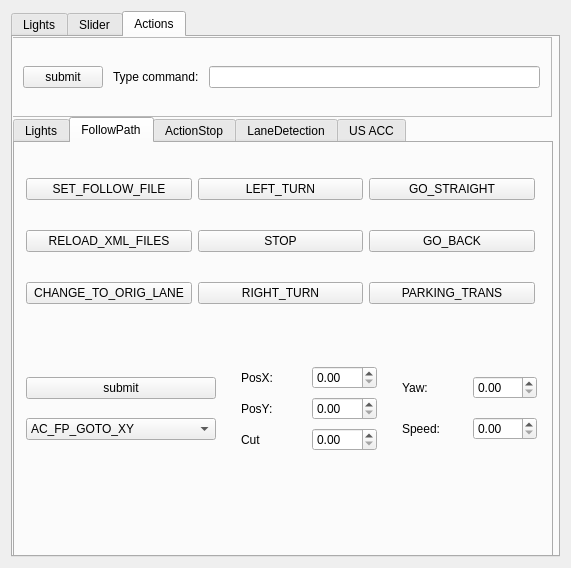
<?xml version="1.0" encoding="UTF-8"?>
<ui version="4.0">
 <class>CarControllerUi</class>
 <widget class="QWidget" name="CarControllerUi">
  <property name="geometry">
   <rect>
    <x>0</x>
    <y>0</y>
    <width>571</width>
    <height>568</height>
   </rect>
  </property>
  <property name="windowTitle">
   <string>Widget</string>
  </property>
  <layout class="QGridLayout" name="gridLayout">
   <item row="2" column="0">
    <widget class="QTabWidget" name="tabWidget">
     <property name="currentIndex">
      <number>2</number>
     </property>
     <widget class="QWidget" name="tab_2">
      <attribute name="title">
       <string>Lights</string>
      </attribute>
      <layout class="QGridLayout" name="gridLayout_2">
       <item row="6" column="1">
        <widget class="QPushButton" name="pushButton_turnright">
         <property name="text">
          <string>Toggle TurnRight</string>
         </property>
         <attribute name="buttonGroup">
          <string notr="true">buttonGroup_lights</string>
         </attribute>
        </widget>
       </item>
       <item row="0" column="0" colspan="2">
        <widget class="QLabel" name="label_lights">
         <property name="font">
          <font>
           <pointsize>18</pointsize>
           <weight>75</weight>
           <italic>true</italic>
           <bold>true</bold>
          </font>
         </property>
         <property name="text">
          <string>Lights</string>
         </property>
         <property name="alignment">
          <set>Qt::AlignCenter</set>
         </property>
        </widget>
       </item>
       <item row="1" column="0">
        <widget class="QPushButton" name="pushButton_head">
         <property name="text">
          <string>Toggle Head</string>
         </property>
         <attribute name="buttonGroup">
          <string notr="true">buttonGroup_lights</string>
         </attribute>
        </widget>
       </item>
       <item row="1" column="1">
        <widget class="QPushButton" name="pushButton_brake">
         <property name="text">
          <string>Toggle Brake</string>
         </property>
         <attribute name="buttonGroup">
          <string notr="true">buttonGroup_lights</string>
         </attribute>
        </widget>
       </item>
       <item row="6" column="0">
        <widget class="QPushButton" name="pushButton_turnleft">
         <property name="text">
          <string>Toggle TurnLeft</string>
         </property>
         <attribute name="buttonGroup">
          <string notr="true">buttonGroup_lights</string>
         </attribute>
        </widget>
       </item>
       <item row="5" column="0">
        <widget class="QPushButton" name="pushButton_reverse">
         <property name="text">
          <string>Toggle Reverse</string>
         </property>
         <attribute name="buttonGroup">
          <string notr="true">buttonGroup_lights</string>
         </attribute>
        </widget>
       </item>
       <item row="5" column="1">
        <widget class="QPushButton" name="pushButton_hazard">
         <property name="text">
          <string>Toggle Hazard</string>
         </property>
         <attribute name="buttonGroup">
          <string notr="true">buttonGroup_lights</string>
         </attribute>
        </widget>
       </item>
      </layout>
     </widget>
     <widget class="QWidget" name="tab">
      <attribute name="title">
       <string>Slider</string>
      </attribute>
      <layout class="QGridLayout" name="gridLayout_3">
       <item row="0" column="0">
        <spacer name="horizontalSpacer">
         <property name="orientation">
          <enum>Qt::Horizontal</enum>
         </property>
         <property name="sizeHint" stdset="0">
          <size>
           <width>40</width>
           <height>20</height>
          </size>
         </property>
        </spacer>
       </item>
       <item row="0" column="1">
        <widget class="QSlider" name="verticalSlider_throttle">
         <property name="minimum">
          <number>-100</number>
         </property>
         <property name="maximum">
          <number>100</number>
         </property>
         <property name="value">
          <number>0</number>
         </property>
         <property name="orientation">
          <enum>Qt::Vertical</enum>
         </property>
        </widget>
       </item>
       <item row="0" column="2">
        <spacer name="horizontalSpacer_2">
         <property name="orientation">
          <enum>Qt::Horizontal</enum>
         </property>
         <property name="sizeHint" stdset="0">
          <size>
           <width>40</width>
           <height>20</height>
          </size>
         </property>
        </spacer>
       </item>
       <item row="1" column="0" colspan="3">
        <widget class="QSlider" name="horizontalSlider_steering">
         <property name="minimum">
          <number>-100</number>
         </property>
         <property name="maximum">
          <number>100</number>
         </property>
         <property name="value">
          <number>0</number>
         </property>
         <property name="tracking">
          <bool>true</bool>
         </property>
         <property name="orientation">
          <enum>Qt::Horizontal</enum>
         </property>
         <property name="invertedAppearance">
          <bool>false</bool>
         </property>
        </widget>
       </item>
       <item row="2" column="0">
        <widget class="QRadioButton" name="radioButton_enable_resetting_slider">
         <property name="text">
          <string>enable resetting slider</string>
         </property>
        </widget>
       </item>
       <item row="3" column="0" colspan="3">
        <widget class="QFrame" name="frame">
         <property name="minimumSize">
          <size>
           <width>0</width>
           <height>150</height>
          </size>
         </property>
         <property name="frameShape">
          <enum>QFrame::StyledPanel</enum>
         </property>
         <property name="frameShadow">
          <enum>QFrame::Raised</enum>
         </property>
         <layout class="QGridLayout" name="gridLayout_5">
          <item row="1" column="1">
           <widget class="QLCDNumber" name="lcdNumber_steering"/>
          </item>
          <item row="0" column="0">
           <widget class="QLabel" name="label_throttle">
            <property name="font">
             <font>
              <pointsize>16</pointsize>
              <weight>75</weight>
              <italic>true</italic>
              <bold>true</bold>
             </font>
            </property>
            <property name="text">
             <string>Throttle</string>
            </property>
            <property name="alignment">
             <set>Qt::AlignCenter</set>
            </property>
           </widget>
          </item>
          <item row="1" column="0">
           <widget class="QLCDNumber" name="lcdNumber_throttle"/>
          </item>
          <item row="0" column="1">
           <widget class="QLabel" name="label_steering">
            <property name="font">
             <font>
              <pointsize>16</pointsize>
              <weight>75</weight>
              <italic>true</italic>
              <bold>true</bold>
             </font>
            </property>
            <property name="text">
             <string>Steering</string>
            </property>
            <property name="alignment">
             <set>Qt::AlignCenter</set>
            </property>
           </widget>
          </item>
         </layout>
        </widget>
       </item>
      </layout>
     </widget>
     <widget class="QWidget" name="tab_3">
      <attribute name="title">
       <string>Actions</string>
      </attribute>
      <widget class="QTabWidget" name="tabWidget_2">
       <property name="geometry">
        <rect>
         <x>0</x>
         <y>80</y>
         <width>540</width>
         <height>441</height>
        </rect>
       </property>
       <property name="maximumSize">
        <size>
         <width>540</width>
         <height>500</height>
        </size>
       </property>
       <property name="currentIndex">
        <number>1</number>
       </property>
       <widget class="QWidget" name="tab_4">
        <attribute name="title">
         <string>Lights</string>
        </attribute>
        <widget class="QWidget" name="horizontalLayoutWidget_3">
         <property name="geometry">
          <rect>
           <x>30</x>
           <y>30</y>
           <width>498</width>
           <height>151</height>
          </rect>
         </property>
         <layout class="QHBoxLayout" name="horizontalLayout_5">
          <item>
           <layout class="QVBoxLayout" name="verticalLayout_7">
            <item>
             <widget class="QPushButton" name="pushButton_lc_action9">
              <property name="text">
               <string>HAZARD_LIGHT_OFF</string>
              </property>
              <attribute name="buttonGroup">
               <string notr="true">buttonGroup_lf_actions</string>
              </attribute>
             </widget>
            </item>
            <item>
             <widget class="QPushButton" name="pushButton_lc_action8">
              <property name="text">
               <string>HAZARD_LIGHT_ON</string>
              </property>
              <attribute name="buttonGroup">
               <string notr="true">buttonGroup_lf_actions</string>
              </attribute>
             </widget>
            </item>
            <item>
             <widget class="QPushButton" name="pushButton_lc_action5">
              <property name="text">
               <string>TURN_LEFT</string>
              </property>
              <attribute name="buttonGroup">
               <string notr="true">buttonGroup_lf_actions</string>
              </attribute>
             </widget>
            </item>
           </layout>
          </item>
          <item>
           <layout class="QVBoxLayout" name="verticalLayout_11">
            <item>
             <widget class="QPushButton" name="pushButton_lc_action4">
              <property name="text">
               <string>RERVERSE_LIGHT_OFF</string>
              </property>
              <attribute name="buttonGroup">
               <string notr="true">buttonGroup_lf_actions</string>
              </attribute>
             </widget>
            </item>
            <item>
             <widget class="QPushButton" name="pushButton_lc_action3">
              <property name="text">
               <string>RERVERSE_LIGHT_ON</string>
              </property>
              <attribute name="buttonGroup">
               <string notr="true">buttonGroup_lf_actions</string>
              </attribute>
             </widget>
            </item>
            <item>
             <widget class="QPushButton" name="pushButton_lc_action7">
              <property name="text">
               <string>TURN_DISABLE</string>
              </property>
              <attribute name="buttonGroup">
               <string notr="true">buttonGroup_lf_actions</string>
              </attribute>
             </widget>
            </item>
           </layout>
          </item>
          <item>
           <layout class="QVBoxLayout" name="verticalLayout_6">
            <item>
             <widget class="QPushButton" name="pushButton_lc_action2">
              <property name="text">
               <string>HEAD_LIGHT_OFF</string>
              </property>
              <attribute name="buttonGroup">
               <string notr="true">buttonGroup_lf_actions</string>
              </attribute>
             </widget>
            </item>
            <item>
             <widget class="QPushButton" name="pushButton_lc_action1">
              <property name="text">
               <string>HEAD_LIGHT_ON</string>
              </property>
              <attribute name="buttonGroup">
               <string notr="true">buttonGroup_lf_actions</string>
              </attribute>
             </widget>
            </item>
            <item>
             <widget class="QPushButton" name="pushButton_lc_action6">
              <property name="text">
               <string>TURN_RIGHT</string>
              </property>
              <attribute name="buttonGroup">
               <string notr="true">buttonGroup_lf_actions</string>
              </attribute>
             </widget>
            </item>
           </layout>
          </item>
         </layout>
        </widget>
       </widget>
       <widget class="QWidget" name="tab_5">
        <attribute name="title">
         <string>FollowPath</string>
        </attribute>
        <widget class="QWidget" name="horizontalLayoutWidget_2">
         <property name="geometry">
          <rect>
           <x>0</x>
           <y>210</y>
           <width>533</width>
           <height>111</height>
          </rect>
         </property>
         <layout class="QHBoxLayout" name="horizontalLayout_3">
          <property name="spacing">
           <number>25</number>
          </property>
          <item>
           <layout class="QVBoxLayout" name="verticalLayout_9">
            <item>
             <layout class="QHBoxLayout" name="horizontalLayout_7">
              <item>
               <widget class="QPushButton" name="pushButton_arb_action1">
                <property name="text">
                 <string>submit</string>
                </property>
                <attribute name="buttonGroup">
                 <string notr="true">buttonGroup_arb_actions</string>
                </attribute>
               </widget>
              </item>
             </layout>
            </item>
            <item>
             <layout class="QHBoxLayout" name="horizontalLayout_8">
              <item>
               <widget class="QComboBox" name="comboBox_gotoCom">
                <item>
                 <property name="text">
                  <string>AC_FP_GOTO_XY</string>
                 </property>
                </item>
                <item>
                 <property name="text">
                  <string>AC_FP_GOTO_XY_NOSTOP</string>
                 </property>
                </item>
               </widget>
              </item>
             </layout>
            </item>
           </layout>
          </item>
          <item>
           <layout class="QVBoxLayout" name="verticalLayout_10">
            <item>
             <layout class="QHBoxLayout" name="horizontalLayout_9">
              <item>
               <widget class="QLabel" name="label_11">
                <property name="text">
                 <string>PosX:  </string>
                </property>
               </widget>
              </item>
              <item>
               <widget class="QDoubleSpinBox" name="doubleSpinBox_posX"/>
              </item>
             </layout>
            </item>
            <item>
             <layout class="QHBoxLayout" name="horizontalLayout_10">
              <item>
               <widget class="QLabel" name="label_12">
                <property name="text">
                 <string>PosY:  </string>
                </property>
               </widget>
              </item>
              <item>
               <widget class="QDoubleSpinBox" name="doubleSpinBox_posY"/>
              </item>
             </layout>
            </item>
            <item>
             <layout class="QHBoxLayout" name="horizontalLayout_12">
              <item>
               <widget class="QLabel" name="label_14">
                <property name="text">
                 <string>Cut</string>
                </property>
               </widget>
              </item>
              <item>
               <widget class="QDoubleSpinBox" name="doubleSpinBox_cutOff"/>
              </item>
             </layout>
            </item>
           </layout>
          </item>
          <item>
           <layout class="QVBoxLayout" name="verticalLayout_8">
            <item>
             <layout class="QHBoxLayout" name="horizontalLayout_4">
              <item>
               <widget class="QLabel" name="label_6">
                <property name="text">
                 <string>Yaw:  </string>
                </property>
               </widget>
              </item>
              <item>
               <widget class="QDoubleSpinBox" name="doubleSpinBox_yaw"/>
              </item>
             </layout>
            </item>
            <item>
             <layout class="QHBoxLayout" name="horizontalLayout_6">
              <item>
               <widget class="QLabel" name="label_8">
                <property name="text">
                 <string>Speed:  </string>
                </property>
               </widget>
              </item>
              <item>
               <widget class="QDoubleSpinBox" name="doubleSpinBox_speed"/>
              </item>
             </layout>
            </item>
           </layout>
          </item>
         </layout>
        </widget>
        <widget class="QWidget" name="horizontalLayoutWidget">
         <property name="geometry">
          <rect>
           <x>0</x>
           <y>0</y>
           <width>531</width>
           <height>198</height>
          </rect>
         </property>
         <layout class="QHBoxLayout" name="horizontalLayout">
          <item>
           <layout class="QVBoxLayout" name="verticalLayout">
            <item>
             <widget class="QPushButton" name="pushButton_fp_action1">
              <property name="text">
               <string>SET_FOLLOW_FILE</string>
              </property>
              <attribute name="buttonGroup">
               <string notr="true">buttonGroup_mtp_actions</string>
              </attribute>
             </widget>
            </item>
            <item>
             <widget class="QPushButton" name="pushButton_fp_action9">
              <property name="text">
               <string>RELOAD_XML_FILES</string>
              </property>
              <attribute name="buttonGroup">
               <string notr="true">buttonGroup_mtp_actions</string>
              </attribute>
             </widget>
            </item>
            <item>
             <widget class="QPushButton" name="pushButton_fp_action4">
              <property name="text">
               <string>CHANGE_TO_ORIG_LANE</string>
              </property>
              <attribute name="buttonGroup">
               <string notr="true">buttonGroup_mtp_actions</string>
              </attribute>
             </widget>
            </item>
           </layout>
          </item>
          <item>
           <layout class="QVBoxLayout" name="verticalLayout_2">
            <item>
             <widget class="QPushButton" name="pushButton_fp_action5">
              <property name="text">
               <string>LEFT_TURN</string>
              </property>
              <attribute name="buttonGroup">
               <string notr="true">buttonGroup_mtp_actions</string>
              </attribute>
             </widget>
            </item>
            <item>
             <widget class="QPushButton" name="pushButton_fp_action6">
              <property name="text">
               <string>STOP</string>
              </property>
              <attribute name="buttonGroup">
               <string notr="true">buttonGroup_mtp_actions</string>
              </attribute>
             </widget>
            </item>
            <item>
             <widget class="QPushButton" name="pushButton_fp_action8">
              <property name="text">
               <string>RIGHT_TURN</string>
              </property>
              <attribute name="buttonGroup">
               <string notr="true">buttonGroup_mtp_actions</string>
              </attribute>
             </widget>
            </item>
           </layout>
          </item>
          <item>
           <layout class="QVBoxLayout" name="verticalLayout_3">
            <item>
             <widget class="QPushButton" name="pushButton_fp_action3">
              <property name="text">
               <string>GO_STRAIGHT</string>
              </property>
              <attribute name="buttonGroup">
               <string notr="true">buttonGroup_mtp_actions</string>
              </attribute>
             </widget>
            </item>
            <item>
             <widget class="QPushButton" name="pushButton_fp_action7">
              <property name="text">
               <string>GO_BACK</string>
              </property>
              <attribute name="buttonGroup">
               <string notr="true">buttonGroup_mtp_actions</string>
              </attribute>
             </widget>
            </item>
            <item>
             <widget class="QPushButton" name="pushButton_fp_action2">
              <property name="text">
               <string>PARKING_TRANS</string>
              </property>
              <attribute name="buttonGroup">
               <string notr="true">buttonGroup_mtp_actions</string>
              </attribute>
             </widget>
            </item>
           </layout>
          </item>
         </layout>
        </widget>
       </widget>
       <widget class="QWidget" name="tab_6">
        <attribute name="title">
         <string>ActionStop</string>
        </attribute>
        <widget class="QWidget" name="verticalLayoutWidget">
         <property name="geometry">
          <rect>
           <x>10</x>
           <y>0</y>
           <width>160</width>
           <height>151</height>
          </rect>
         </property>
         <layout class="QVBoxLayout" name="verticalLayout_4">
          <item>
           <widget class="QPushButton" name="pushButton_sa_1">
            <property name="text">
             <string>AC_SA_STOP_CAR</string>
            </property>
            <attribute name="buttonGroup">
             <string notr="true">buttonGroup_as_actions</string>
            </attribute>
           </widget>
          </item>
          <item>
           <widget class="QPushButton" name="pushButton_sa_2">
            <property name="text">
             <string>AC_SA_TEST</string>
            </property>
            <attribute name="buttonGroup">
             <string notr="true">buttonGroup_as_actions</string>
            </attribute>
           </widget>
          </item>
         </layout>
        </widget>
       </widget>
       <widget class="QWidget" name="tab_10">
        <attribute name="title">
         <string>LaneDetection</string>
        </attribute>
        <widget class="QWidget" name="verticalLayoutWidget_2">
         <property name="geometry">
          <rect>
           <x>30</x>
           <y>10</y>
           <width>191</width>
           <height>371</height>
          </rect>
         </property>
         <layout class="QVBoxLayout" name="verticalLayout_5">
          <item>
           <widget class="QPushButton" name="pushButton_14">
            <property name="text">
             <string>DRIVE</string>
            </property>
            <attribute name="buttonGroup">
             <string notr="true">buttonGroup_ld_actions</string>
            </attribute>
           </widget>
          </item>
          <item>
           <widget class="QPushButton" name="pushButton_15">
            <property name="text">
             <string>DRIVE_SLOW</string>
            </property>
            <attribute name="buttonGroup">
             <string notr="true">buttonGroup_ld_actions</string>
            </attribute>
           </widget>
          </item>
          <item>
           <widget class="QPushButton" name="pushButton_16">
            <property name="text">
             <string>STOP</string>
            </property>
            <attribute name="buttonGroup">
             <string notr="true">buttonGroup_ld_actions</string>
            </attribute>
           </widget>
          </item>
         </layout>
        </widget>
       </widget>
       <widget class="QWidget" name="tab_8">
        <attribute name="title">
         <string>US ACC</string>
        </attribute>
        <widget class="QScrollArea" name="scrollArea">
         <property name="geometry">
          <rect>
           <x>0</x>
           <y>0</y>
           <width>553</width>
           <height>401</height>
          </rect>
         </property>
         <property name="widgetResizable">
          <bool>true</bool>
         </property>
         <widget class="QWidget" name="scrollAreaWidgetContents">
          <property name="geometry">
           <rect>
            <x>0</x>
            <y>0</y>
            <width>551</width>
            <height>399</height>
           </rect>
          </property>
          <widget class="QWidget" name="verticalLayoutWidget_6">
           <property name="geometry">
            <rect>
             <x>0</x>
             <y>6</y>
             <width>282</width>
             <height>391</height>
            </rect>
           </property>
           <layout class="QVBoxLayout" name="verticalLayout_12">
            <item>
             <widget class="QPushButton" name="buttonGroup_usacc_action1">
              <property name="text">
               <string>DRIVING_MODE</string>
              </property>
              <attribute name="buttonGroup">
               <string notr="true">buttonGroup_usacc_actions</string>
              </attribute>
             </widget>
            </item>
            <item>
             <widget class="QPushButton" name="buttonGroup_usacc_action2">
              <property name="text">
               <string>INTERSECTION_CHECK_ALL</string>
              </property>
              <attribute name="buttonGroup">
               <string notr="true">buttonGroup_usacc_actions</string>
              </attribute>
             </widget>
            </item>
            <item>
             <widget class="QPushButton" name="buttonGroup_usacc_action3">
              <property name="text">
               <string>INTERS_CHCK_CRSS_TRAF_R</string>
              </property>
              <attribute name="buttonGroup">
               <string notr="true">buttonGroup_usacc_actions</string>
              </attribute>
             </widget>
            </item>
            <item>
             <widget class="QPushButton" name="buttonGroup_usacc_action4">
              <property name="text">
               <string>PARKING_MODE</string>
              </property>
              <attribute name="buttonGroup">
               <string notr="true">buttonGroup_usacc_actions</string>
              </attribute>
             </widget>
            </item>
            <item>
             <widget class="QPushButton" name="buttonGroup_usacc_action5">
              <property name="text">
               <string>PRKNG_CRSS_PLLT_CHCK_CRSS_TRAF</string>
              </property>
              <attribute name="buttonGroup">
               <string notr="true">buttonGroup_usacc_actions</string>
              </attribute>
             </widget>
            </item>
            <item>
             <widget class="QPushButton" name="buttonGroup_usacc_action6">
              <property name="text">
               <string>INTERS_CHCK_ONC_TRAFFIC</string>
              </property>
              <attribute name="buttonGroup">
               <string notr="true">buttonGroup_usacc_actions</string>
              </attribute>
             </widget>
            </item>
            <item>
             <widget class="QPushButton" name="buttonGroup_usacc_action7">
              <property name="text">
               <string>PRKNG_CRSS_CHCK_ONC_TRAFFIC</string>
              </property>
              <attribute name="buttonGroup">
               <string notr="true">buttonGroup_usacc_actions</string>
              </attribute>
             </widget>
            </item>
           </layout>
          </widget>
          <widget class="QWidget" name="gridLayoutWidget">
           <property name="geometry">
            <rect>
             <x>280</x>
             <y>10</y>
             <width>251</width>
             <height>391</height>
            </rect>
           </property>
           <layout class="QGridLayout" name="gridLayout_4">
            <item row="9" column="0">
             <widget class="QPushButton" name="buttonGroup_usacc_action8">
              <property name="text">
               <string>OVERT_CHCK_OVERT_ORIG_L</string>
              </property>
              <attribute name="buttonGroup">
               <string notr="true">buttonGroup_usacc_actions</string>
              </attribute>
             </widget>
            </item>
            <item row="11" column="0">
             <widget class="QPushButton" name="buttonGroup_usacc_action10">
              <property name="text">
               <string>OVERT_CHECK_OWN_L_STR_LH</string>
              </property>
              <attribute name="buttonGroup">
               <string notr="true">buttonGroup_usacc_actions</string>
              </attribute>
             </widget>
            </item>
            <item row="12" column="0">
             <widget class="QPushButton" name="buttonGroup_usacc_action11">
              <property name="text">
               <string>CHCK_NO_MOVEMENT</string>
              </property>
              <attribute name="buttonGroup">
               <string notr="true">buttonGroup_usacc_actions</string>
              </attribute>
             </widget>
            </item>
            <item row="10" column="0">
             <widget class="QPushButton" name="buttonGroup_usacc_action9">
              <property name="text">
               <string>OVERT_CHCK_ONC_TRAF</string>
              </property>
              <attribute name="buttonGroup">
               <string notr="true">buttonGroup_usacc_actions</string>
              </attribute>
             </widget>
            </item>
            <item row="13" column="0">
             <widget class="QPushButton" name="buttonGroup_usacc_action12">
              <property name="text">
               <string>AC_UA_CHECK_MOVING_AGAIN</string>
              </property>
              <attribute name="buttonGroup">
               <string notr="true">buttonGroup_usacc_actions</string>
              </attribute>
             </widget>
            </item>
            <item row="14" column="0">
             <widget class="QPushButton" name="buttonGroup_usacc_action13">
              <property name="text">
               <string>OVERT_CHCK_OWN_LANE_STR</string>
              </property>
              <attribute name="buttonGroup">
               <string notr="true">buttonGroup_usacc_actions</string>
              </attribute>
             </widget>
            </item>
           </layout>
          </widget>
         </widget>
        </widget>
       </widget>
      </widget>
      <widget class="QFrame" name="frame_2">
       <property name="geometry">
        <rect>
         <x>-2</x>
         <y>0</y>
         <width>541</width>
         <height>80</height>
        </rect>
       </property>
       <property name="minimumSize">
        <size>
         <width>540</width>
         <height>80</height>
        </size>
       </property>
       <property name="frameShape">
        <enum>QFrame::StyledPanel</enum>
       </property>
       <property name="frameShadow">
        <enum>QFrame::Raised</enum>
       </property>
       <layout class="QGridLayout" name="gridLayout_6">
        <item row="0" column="0">
         <layout class="QHBoxLayout" name="horizontalLayout_2">
          <property name="spacing">
           <number>10</number>
          </property>
          <item>
           <widget class="QPushButton" name="pushButton_arb_action2">
            <property name="text">
             <string>submit</string>
            </property>
            <attribute name="buttonGroup">
             <string notr="true">buttonGroup_arb_actions</string>
            </attribute>
           </widget>
          </item>
          <item>
           <widget class="QLabel" name="label">
            <property name="text">
             <string>Type command:</string>
            </property>
           </widget>
          </item>
          <item>
           <widget class="QLineEdit" name="lineEdit_arbCom"/>
          </item>
         </layout>
        </item>
       </layout>
      </widget>
     </widget>
    </widget>
   </item>
  </layout>
 </widget>
 <layoutdefault spacing="6" margin="11"/>
 <resources/>
 <connections/>
 <buttongroups>
  <buttongroup name="buttonGroup_lights"/>
  <buttongroup name="buttonGroup_ld_actions"/>
  <buttongroup name="buttonGroup_lf_actions"/>
  <buttongroup name="buttonGroup_usacc_actions"/>
  <buttongroup name="buttonGroup_mtp_actions"/>
  <buttongroup name="buttonGroup_as_actions"/>
  <buttongroup name="buttonGroup_arb_actions"/>
 </buttongroups>
</ui>
